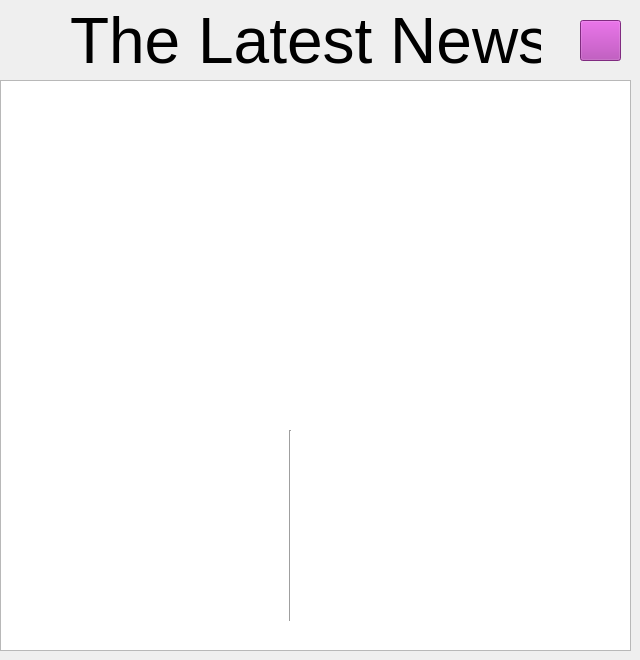
    <widget class="QWidget" name="page_11">
     <widget class="QPushButton" name="homepage_6">
      <property name="geometry">
       <rect>
        <x>580</x>
        <y>20</y>
        <width>41</width>
        <height>41</height>
       </rect>
      </property>
      <property name="styleSheet">
       <string notr="true">background-color: rgb(179, 60, 179);</string>
      </property>
      <property name="text">
       <string/>
      </property>
     </widget>
     <widget class="QListWidget" name="listWidget_3">
      <property name="geometry">
       <rect>
        <x>0</x>
        <y>80</y>
        <width>631</width>
        <height>571</height>
       </rect>
      </property>
     </widget>
     <widget class="QLabel" name="label_74">
      <property name="geometry">
       <rect>
        <x>70</x>
        <y>10</y>
        <width>471</width>
        <height>61</height>
       </rect>
      </property>
      <property name="font">
       <font>
        <pointsize>48</pointsize>
       </font>
      </property>
      <property name="text">
       <string>The Latest News</string>
      </property>
     </widget>
     <widget class="Line" name="line_10">
      <property name="geometry">
       <rect>
        <x>280</x>
        <y>430</y>
        <width>20</width>
        <height>191</height>
       </rect>
      </property>
      <property name="orientation">
       <enum>Qt::Orientation::Vertical</enum>
      </property>
     </widget>
    </widget>
